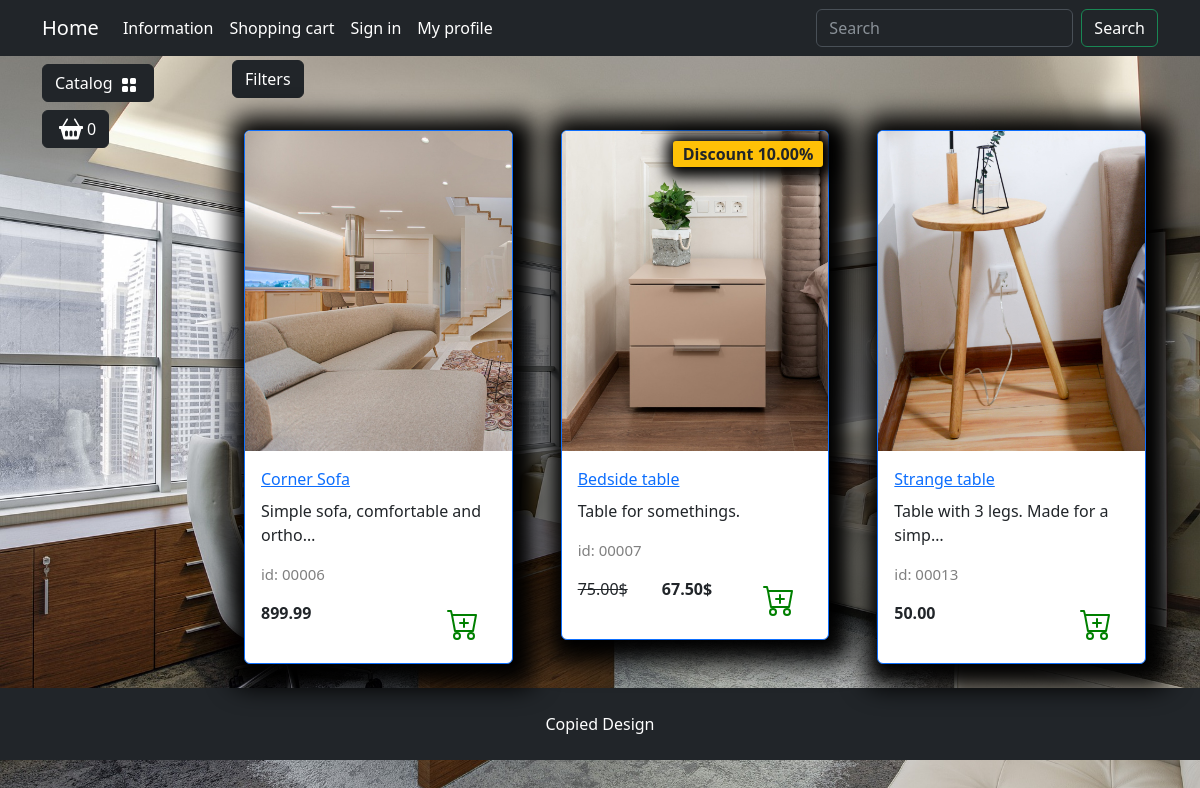
Screenshot of /catalog/bedroom/ with the database file from the repository.
### goods/models.py (models this page shows, shortened)
class Products(models.Model):
    name = models.CharField(max_length=50, unique=True, verbose_name='Product')
    slug = models.SlugField(max_length=200, unique=True, blank=True, null=True, verbose_name='URL')
    description = models.TextField(max_length=500, blank=True, null=True, verbose_name="Description")
    image = models.ImageField(upload_to='goods_images', blank=True, null=True, verbose_name="Image")
    price = models.DecimalField(default=0.00, max_digits=7, decimal_places=2, verbose_name="Price")
    discount = models.DecimalField(default=0.00, max_digits=4, decimal_places=2, verbose_name="Discount in %")
    quantity = models.PositiveIntegerField(default=0, verbose_name='Quantity')
    category = models.ForeignKey(to=Categories, on_delete=models.CASCADE, verbose_name="Category")
    class Meta:
        db_table = 'product'
        verbose_name = 'Product'
        verbose_name_plural = "Products"
        ordering = ("id",)
    def display_id(self):
        return f'{self.id:05}'
    def sell_price(self):
        if self.discount:
            return round(self.price - self.price * self.discount/100, 2)
        return self.price

### goods/views.py (the view)
# urls.py: path('catalog/', include('goods.urls', namespace='catalog')),
def catalog(request, category_slug, page=1):
    page = request.GET.get("page", 1)
    on_sale = request.GET.get("on_sale", None)
    order_by = request.GET.get("order_by", None)
    if category_slug == "all":
        goods = Products.objects.all()
    else:
        goods =  get_list_or_404(Products.objects.filter(category__slug=category_slug))
    if on_sale:
        goods = goods.filter(discount__gt=0)
    if order_by and order_by != "default":
        goods = goods.order_by(order_by)
    paginator = Paginator(goods, 3)
    current_page = paginator.page(int(page))
    context = {
        'title' : 'Home - Catalog',
        'goods' : current_page,
        'slug_url' : category_slug,
    }
    return render(request, 'goods/catalog.html', context)

### goods/templatetags/goods_tags.py (called while the page is built)
@register.simple_tag()
def tag_categories():
    return Categories.objects.all()

### goods/templates/goods/catalog.html (shortened to what this page needs)
{% extends "main/base.html" %}
{% load static %}
{% load goods_tags %}
{% block content %}
  <div class="row">
    <div class="dropdown mb-2">
        <button class="btn btn-secondary dropdown-toggle btn-dark" type="button" data-bs-toggle="dropdown"
            aria-expanded="false">
            Filters
        </button>
    </div>
    {% for product in goods %}
        <div class="col-lg-4 col-md-6 p-4">
            <div class="card border-primary rounded custom-shadow">
                {% if product.image %}
                <img src="{{ product.image.url }}" class="card-img-top" alt="{{ product.name }}">
                {% else %}
                <img src="{% static 'deps/images/Not found image.png' %}" class="card-img-top" alt="...">
                {% endif %}
                <div class="card-body">
                    <a href="{% url "catalog:product" product.slug %}">
                        <p class="card-title">{{ product.name }}</p>
                    </a>
                    <p class="card-text">{{ product.description|truncatechars:35 }}</p>
                    <p class="product_id">id: {{ product.display_id }}</p>
                    <div class="d-flex justify-content-between">
                        {% if product.discount %}
                        <p><s>{{ product.price }}$</s></p>
                       <p><strong>{{ product.sell_price }}$</strong></p>
                       <span class="badge bg-warning text-dark">Discount {{ product.discount }}%</span>
                        {% else %}
                        <p><strong>{{ product.price }}</strong></p>
                        {% endif %}
                        <a href="#" class="btn add-to-cart">
                            <img class="mx-1" src="{% static 'deps/icons/cart-plus.svg' %}" alt="Catalog Icon"
                                width="32" height="32">
                        </a>
                    </div>
                </div>
            </div>
        </div>
    {% endfor %}
</div>
{% endblock content %}
{% block footer %}
<footer class="py-4 bg-dark">
    <div class="container">
        <p class="m-0 text-center text-white">Copied Design</p>
    </div>
</footer>
{% endblock footer %}

### static/deps/css/my_css.css (style rules this page uses)
.dropdown-toggle::after { content: none; }
.custom-shadow { box-shadow: 5px 5px 25px 19px #000000; }
.product_id { color: gray; font-size: 15px; }
.badge.bg-warning.text-dark { position: absolute; top: 10px; right: 5px; z-index: 1; padding: 5px 10px; border-radius: 3px; font-size: 1rem; box-shadow: 2px 2px 15px 9px #000000; }

### rows the page displays
Products: image (picture), name "Corner Sofa", description "Simple sofa, comfortable and ortho…", display_id "00006", price "899.99"
Products: image (picture), name "Bedside table", description "Table for somethings.", display_id "00007", price "75.00", sell_price "67.50", discount "10.00"
Products: image (picture), name "Strange table", description "Table with 3 legs. Made for a simp…", display_id "00013", price "50.00"
